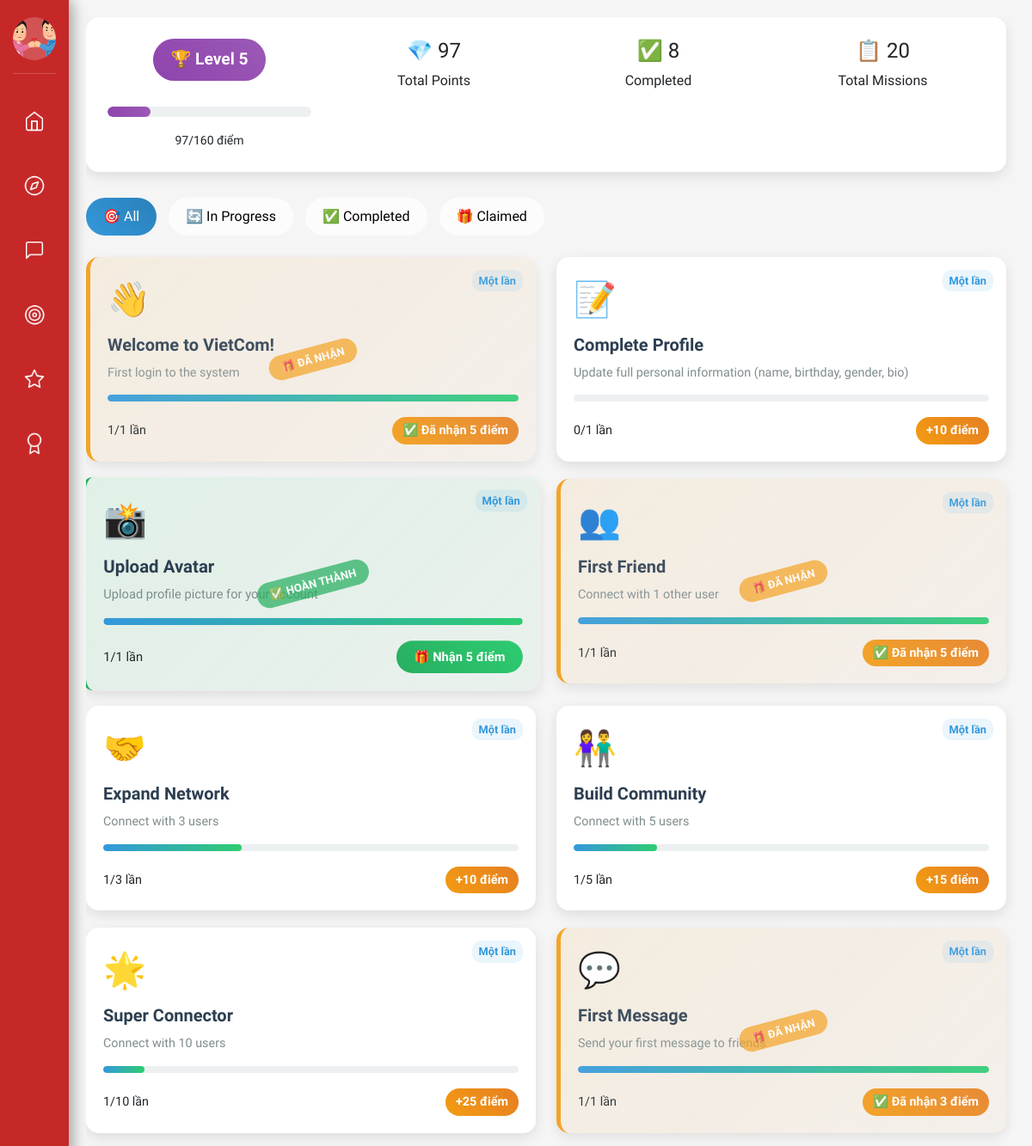
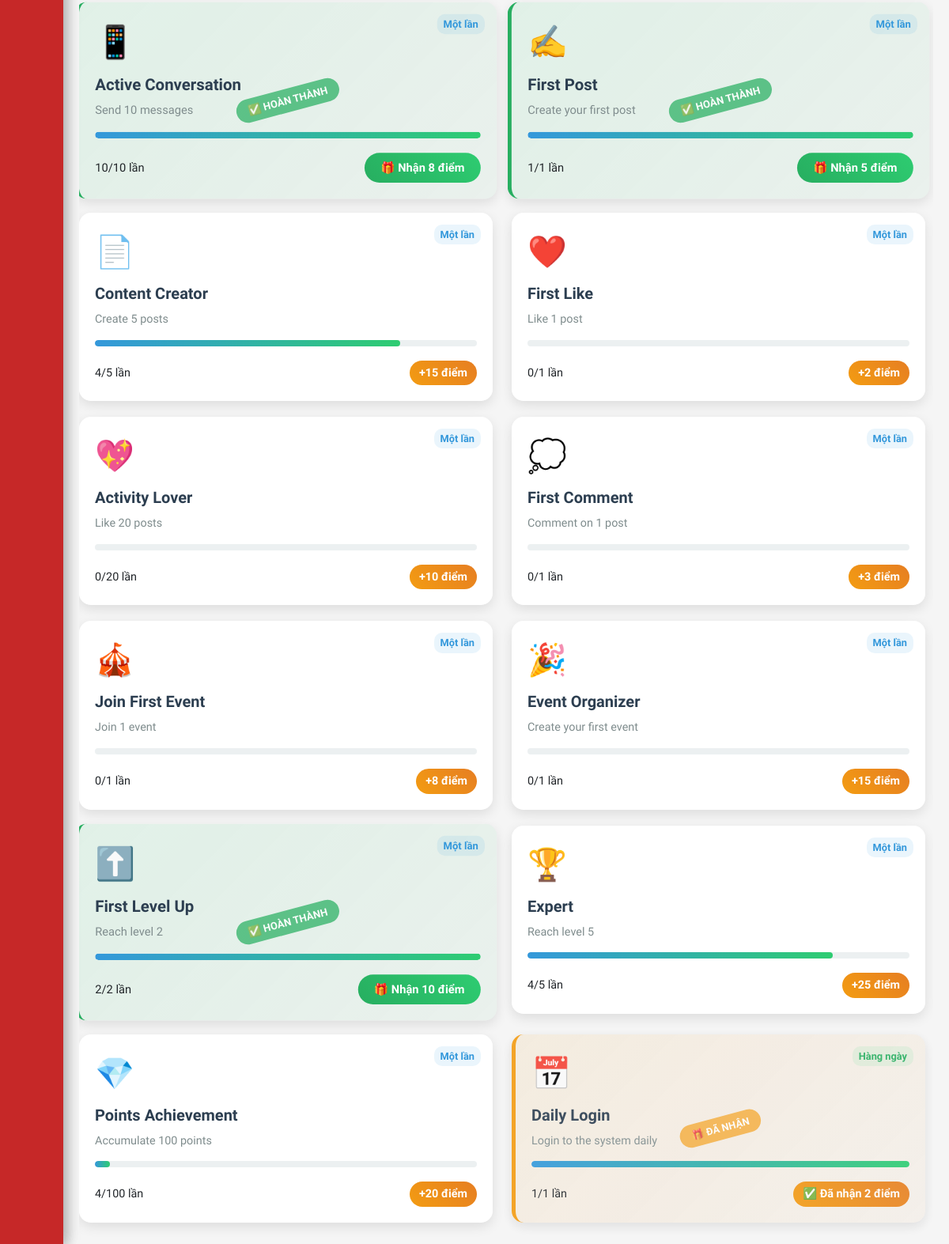
Page /gamification/missions/ (signed in) on the committed database (2 pictures, top to bottom).
### users/models.py (models this page shows, shortened)
class User(AbstractUser):
    GENDER_CHOICES = [
        ('male', 'Male'),
        ('female', 'Female'),
        ('other', 'Other'),
        ('not_specified', 'Not specified'),
    ]
    STATUS_CHOICES = [
        ('online', 'Online'),
        ('offline', 'Offline'),
        ('busy', 'Busy'),
        ('away', 'Away'),
        ('available', 'Available for connection'),
    ]
    phone_regex = RegexValidator(
        regex=r'^\+?1?\d{9,15}$',
        message="Phone number must be in the format: '+999999999' or '0999999999'"
    )
    email = models.EmailField(unique=True)
    phone = models.CharField(
        validators=[phone_regex],
        max_length=17,
        unique=True,
        help_text="Phone number must be in the format: '+84xxxxxxxxx' or '0xxxxxxxxx'"
    )
    full_name = models.CharField(max_length=100)
    hometown = models.CharField(max_length=255, blank=True)
    date_of_birth = models.DateField(null=True, blank=True, verbose_name="Date of Birth")
    gender = models.CharField(
        max_length=20,
        choices=GENDER_CHOICES,
        default='not_specified',
        help_text="User's gender"
    )
    bio = models.TextField(
        max_length=500,
        blank=True,
        help_text="Short introduction about yourself (max 500 characters)"
    )
    status = models.CharField(
        max_length=20,
        choices=STATUS_CHOICES,
        default='offline',
        help_text="Current status"
    )
    interests = models.TextField(default='[]', blank=True)
    avatar = models.ImageField(upload_to='avatars/', blank=True)
    latitude = models.FloatField(null=True, blank=True, help_text="Latitude")
    longitude = models.FloatField(null=True, blank=True, help_text="Longitude")
    search_radius = models.FloatField(default=50.0, help_text="Search radius (km)")
    level = models.IntegerField(default=1)
    points = models.IntegerField(default=0)
    is_admin = models.BooleanField(default=False)
    objects = UserManager()
    USERNAME_FIELD = 'email'
    REQUIRED_FIELDS = ['phone', 'full_name']
    class Meta:
        verbose_name = "User"
        verbose_name_plural = "Users"
        ordering = ['-date_joined']
    def get_points_for_next_level(self):
        return 10 * (2 ** (self.level - 1))
    def get_points_for_current_level(self):
        if self.level == 1:
            return 0
        return 10 * (2 ** (self.level - 2))
    def get_progress_to_next_level(self):
        current_level_points = self.get_points_for_current_level()
        next_level_points = self.get_points_for_next_level()
        current_progress = self.points - current_level_points
        total_needed = next_level_points - current_level_points
        return (current_progress / total_needed * 100) if total_needed > 0 else 100

### gamification/models.py (models this page shows, shortened)
class Mission(models.Model):
    MISSION_TYPE_CHOICES = [
        ('first_login', 'Lần đầu đăng nhập'),
        ('daily_login', 'Đăng nhập hàng ngày'),
        ('add_friend', 'Kết bạn'),
        ('send_message', 'Gửi tin nhắn'),
        ('create_post', 'Tạo bài viết'),
        ('like_post', 'Thích bài viết'),
        ('comment_post', 'Bình luận bài viết'),
        ('share_post', 'Chia sẻ bài viết'),
        ('complete_profile', 'Hoàn thiện hồ sơ'),
        ('upload_avatar', 'Tải ảnh đại diện'),
        ('join_event', 'Tham gia sự kiện'),
        ('create_event', 'Tạo sự kiện'),
        ('streak_login', 'Đăng nhập liên tiếp'),
        ('level_up', 'Lên cấp'),
        ('earn_points', 'Tích lũy điểm'),
    ]
    FREQUENCY_CHOICES = [
        ('once', 'Một lần'),
        ('daily', 'Hàng ngày'),
        ('weekly', 'Hàng tuần'),
        ('monthly', 'Hàng tháng'),
    ]
    title = models.CharField(max_length=255)
    description = models.TextField()
    mission_type = models.CharField(max_length=20, choices=MISSION_TYPE_CHOICES)
    target_count = models.IntegerField(default=1, help_text="Số lần cần thực hiện")
    points_reward = models.IntegerField()
    frequency = models.CharField(max_length=10, choices=FREQUENCY_CHOICES, default='once')
    icon = models.CharField(max_length=10, default='🎯')
    is_active = models.BooleanField(default=True)
    order = models.IntegerField(default=0, help_text="Thứ tự hiển thị")
    created_at = models.DateTimeField(default=timezone.now)
    class Meta:
        ordering = ['order', 'points_reward']

class UserMission(models.Model):
    STATUS_CHOICES = [
        ('in_progress', 'Đang thực hiện'),
        ('completed', 'Hoàn thành'),
        ('claimed', 'Đã nhận thưởng'),
    ]
    user = models.ForeignKey(User, related_name='user_missions', on_delete=models.CASCADE)
    mission = models.ForeignKey(Mission, on_delete=models.CASCADE)
    current_count = models.IntegerField(default=0)
    status = models.CharField(max_length=20, choices=STATUS_CHOICES, default='in_progress')
    completed_at = models.DateTimeField(null=True, blank=True)
    claimed_at = models.DateTimeField(null=True, blank=True)
    created_at = models.DateTimeField(default=timezone.now)
    class Meta:
        unique_together = ('user', 'mission')
    @property
    def progress_percentage(self):
        return min((self.current_count / self.mission.target_count) * 100, 100)

### gamification/views.py (the view)
# urls.py: path('missions/', views.mission_list, name='mission_list'),
@login_required
def mission_list(request):
    missions = Mission.objects.filter(is_active=True).order_by('order', 'points_reward')
    user_missions = {}
    for mission in missions:
        user_mission, created = UserMission.objects.get_or_create(
            user=request.user,
            mission=mission
        )
        user_missions[mission.id] = user_mission
    user_stats = {
        'total_points': request.user.points,
        'level': request.user.level,
        'points_for_next_level': request.user.get_points_for_next_level(),
        'progress_to_next_level': request.user.get_progress_to_next_level(),
        'completed_missions': UserMission.objects.filter(
            user=request.user,
            status__in=['completed', 'claimed']
        ).count(),
        'total_missions': missions.count(),
    }
    context = {
        'missions': missions,
        'user_missions': user_missions,
        'user_stats': user_stats,
    }
    return render(request, 'gamification/mission_list.html', context)

### templates/gamification/mission_list.html (shortened to what this page needs)
{% extends 'base.html' %} {% load gamification_extras %}  {% block content %}
<div class="main-container">
  <div class="user-stats">
    <div class="row">
      <div class="col-md-3">
        <div class="level-badge">🏆 Level {{ user_stats.level }}</div>
        <div class="level-progress">
          <div
            class="level-progress-fill"
            style="width: {{ user_stats.progress_to_next_level }}%"
          ></div>
        </div>
        <small
          >{{ user_stats.total_points }}/{{ user_stats.points_for_next_level }}
          điểm</small
        >
      </div>
      <div class="col-md-3">
        <h4>💎 {{ user_stats.total_points }}</h4>
        <p class="mb-0">Total Points</p>
      </div>
      <div class="col-md-3">
        <h4>✅ {{ user_stats.completed_missions }}</h4>
        <p class="mb-0">Completed</p>
      </div>
      <div class="col-md-3">
        <h4>📋 {{ user_stats.total_missions }}</h4>
        <p class="mb-0">Total Missions</p>
      </div>
    </div>
  </div>
  <div class="filter-tabs">
    <button class="filter-tab active" onclick="filterMissions('all')">
      🎯 All
    </button>
    <button class="filter-tab" onclick="filterMissions('in_progress')">
      🔄 In Progress
    </button>
    <button class="filter-tab" onclick="filterMissions('completed')">
      ✅ Completed
    </button>
    <button class="filter-tab" onclick="filterMissions('claimed')">
      🎁 Claimed
    </button>
  </div>
  <div class="row" id="missions-container">
    {% for mission in missions %} {% with user_mission=user_missions|get_item:mission.id %}
    <div class="col-lg-6 mission-item" data-status="{{ user_mission.status }}">
      <div class="mission-card {{ user_mission.status }}">
        <div class="mission-frequency {{ mission.frequency }}">
          {% if mission.frequency == 'once' %}Một lần{% elif mission.frequency == 'daily' %}Hàng ngày{% elif mission.frequency == 'weekly' %}Hàngtuần{% elif mission.frequency == 'monthly' %}Hàng tháng{% endif %}
        </div>
        <div class="mission-icon">{{ mission.icon }}</div>
        <h5 class="mission-title">{{ mission.title }}</h5>
        <p class="mission-description">{{ mission.description }}</p>
        <div class="progress-bar">
          <div
            class="progress-fill"
            style="width: {{ user_mission.progress_percentage }}%"
          ></div>
        </div>
        <div class="mission-stats">
          <span>
            {{ user_mission.current_count }}/{{ mission.target_count }} {% if mission.target_count == 1 %} lần {% else %} lần {% endif %}
          </span>
          {% if user_mission.status == 'completed' %}
          <form
            method="post"
            action="{% url 'gamification:claim_mission_reward' mission.id %}"
            style="display: inline"
          >
            <button type="submit" class="claim-btn">
              🎁 Nhận {{ mission.points_reward }} điểm
            </button>
          </form>
          {% elif user_mission.status == 'claimed' %}
          <span class="points-reward">
            ✅ Đã nhận {{ mission.points_reward }} điểm
          </span>
          {% else %}
          <span class="points-reward"> +{{ mission.points_reward }} điểm </span>
          {% endif %}
        </div>
      </div>
    </div>
    {% endwith %} {% endfor %}
  </div>
</div>
{% endblock %}

### templates/base.html (shortened to what this page needs)
{% load static %}
<!DOCTYPE html>
<html lang="en">
  <head>
    <link
      href="https://cdn.jsdelivr.net/npm/bootstrap@5.3.0/dist/css/bootstrap.min.css"
      rel="stylesheet"
    />
    <link
      href="https://cdnjs.cloudflare.com/ajax/libs/font-awesome/6.4.0/css/all.min.css"
      rel="stylesheet"
    />
  </head>
  <body>
    <div class="sidebar">
      <div class="profile-section">
        <div class="profile-avatar" id="profile-btn">
          {% if user.avatar %}
          <img
            src="{{ user.avatar.url }}"
            alt="Avatar"
            style="
              width: 100%;
              height: 100%;
              border-radius: 50%;
              object-fit: cover;
            "
          />
          {% else %}
          <i class="fas fa-user"></i>
          {% endif %}
        </div>
      </div>
      <div class="nav-buttons">
        <button class="sidebar-btn" id="home-btn" title="Home">
          <span class="icon-home"></span>
        </button>
        <button class="sidebar-btn" id="social-btn" title="Social Network">
          <span class="icon-social"></span>
        </button>
        <button class="sidebar-btn" id="chat-btn" title="Message">
          <span class="icon-message"></span>
        </button>
        <label for="mission-toggle" class="sidebar-btn" title="Mission">
          <span class="icon-mission"></span>
        </label>
        <label for="event-toggle" class="sidebar-btn" title="Event">
          <span class="icon-event"></span>
        </label>
        <label for="achievement-toggle" class="sidebar-btn" title="Achievement">
          <span class="icon-achievement"></span>
        </label>
      </div>
    </div>
    <div class="panels">
      <div class="content-panel mission-panel">
        <div class="panel-header">Mission</div>
        <div class="panel-content">
          <div class="event-card">
            <h3>Daily Check-in</h3>
            <p>
            </p>
          </div>
          <div class="event-card">
            <h3>Help a Newcomer</h3>
            <p>Guide someone new to the community and earn mentor badges.</p>
          </div>
          <div class="event-card">
            <h3>Share Your Story</h3>
            <p>Tell your journey and inspire others in the community.</p>
          </div>
          <div class="event-card">
            <h3>Local Explorer</h3>
            <p>Discover and review local Vietnamese businesses and services.</p>
          </div>
        </div>
      </div>
      <div class="content-panel event-panel">
        <div class="panel-header">Sự kiện</div>
        <div class="panel-content">
          <div class="event-card">
            <h3>🎉 Khám phá sự kiện</h3>
            <p>
            </p>
          </div>
        </div>
      </div>
      <div class="content-panel achievement-panel">
        <div class="panel-header">Achievements</div>
        <div class="panel-content">
          <div class="event-card">
            <h3>Community Builder</h3>
            <p>
            </p>
          </div>
          <div class="event-card">
            <h3>Social Butterfly</h3>
            <p>
            </p>
          </div>
          <div class="event-card">
            <h3>Culture Ambassador</h3>
            <p>
            </p>
          </div>
        </div>
      </div>
    </div>
    <div
      class="main-container"
      style="margin-left: 80px; padding: 20px; min-height: 100vh"
    >
      {% block content %}{% endblock %}
    </div>
  </body>
</html>

### rows in the picture
User: avatar (picture)
Mission: frequency "Một lần", icon "👋", title "Welcome to VietCom!", description "First login to the system", target_count "1", points_reward "5"
UserMission: current_count "1"
Mission: frequency "Một lần", icon "📝", title "Complete Profile", description "Update full personal information (name, birthday, gender, bio)", target_count "1", points_reward "10"
UserMission: current_count "0"
Mission: frequency "Một lần", icon "📸", title "Upload Avatar", description "Upload profile picture for your account", target_count "1", points_reward "5"
UserMission: current_count "1"
Mission: frequency "Một lần", icon "👥", title "First Friend", description "Connect with 1 other user", target_count "1", points_reward "5"
UserMission: current_count "1"
Mission: frequency "Một lần", icon "🤝", title "Expand Network", description "Connect with 3 users", target_count "3", points_reward "10"
UserMission: current_count "1"
Mission: frequency "Một lần", icon "👫", title "Build Community", description "Connect with 5 users", target_count "5", points_reward "15"
UserMission: current_count "1"
Mission: frequency "Một lần", icon "🌟", title "Super Connector", description "Connect with 10 users", target_count "10", points_reward "25"
UserMission: current_count "1"
Mission: frequency "Một lần", icon "💬", title "First Message", description "Send your first message to friends", target_count "1", points_reward "3"
UserMission: current_count "1"
Mission: frequency "Một lần", icon "📱", title "Active Conversation", description "Send 10 messages", target_count "10", points_reward "8"
UserMission: current_count "10"
Mission: frequency "Một lần", icon "✍️", title "First Post", description "Create your first post", target_count "1", points_reward "5"
UserMission: current_count "1"
Mission: frequency "Một lần", icon "📄", title "Content Creator", description "Create 5 posts", target_count "5", points_reward "15"
UserMission: current_count "4"
Mission: frequency "Một lần", icon "❤️", title "First Like", description "Like 1 post", target_count "1", points_reward "2"
UserMission: current_count "0"
Mission: frequency "Một lần", icon "💖", title "Activity Lover", description "Like 20 posts", target_count "20", points_reward "10"
UserMission: current_count "0"
Mission: frequency "Một lần", icon "💭", title "First Comment", description "Comment on 1 post", target_count "1", points_reward "3"
UserMission: current_count "0"
Mission: frequency "Một lần", icon "🎪", title "Join First Event", description "Join 1 event", target_count "1", points_reward "8"
UserMission: current_count "0"
Mission: frequency "Một lần", icon "🎉", title "Event Organizer", description "Create your first event", target_count "1", points_reward "15"
UserMission: current_count "0"
Mission: frequency "Một lần", icon "⬆️", title "First Level Up", description "Reach level 2", target_count "2", points_reward "10"
UserMission: current_count "2"
Mission: frequency "Một lần", icon "🏆", title "Expert", description "Reach level 5", target_count "5", points_reward "25"
UserMission: current_count "4"
Mission: frequency "Một lần", icon "💎", title "Points Achievement", description "Accumulate 100 points", target_count "100", points_reward "20"
UserMission: current_count "4"
Mission: frequency "Hàng ngày", icon "📅", title "Daily Login", description "Login to the system daily", target_count "1", shows "lần", points_reward "2"
UserMission: current_count "1"

### other values in the picture
{{ user_stats.level }} "5"
{{ user_stats.total_points }} "97"
{{ user_stats.points_for_next_level }} "160"
{{ user_stats.completed_missions }} "8"
{{ user_stats.total_missions }} "20"
